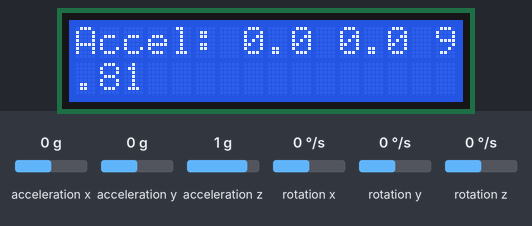
Recording of a program running on a simulated ESP32 board running MicroPython. On the bench: 16×2 character LCD. The test bench sets the inputs (shaded band); at power-on: acceleration x 0 g, acceleration y 0 g, acceleration z 1 g, rotation x 0 °/s, rotation y 0 °/s, rotation z 0 °/s. Library files of the repository ran but are not shown: lcd_api.py, i2c_lcd.py, MPU6050.py.

Above: at 3.5 s.
3.6 s: acceleration x set to -1.4 g
At 15.3 s:
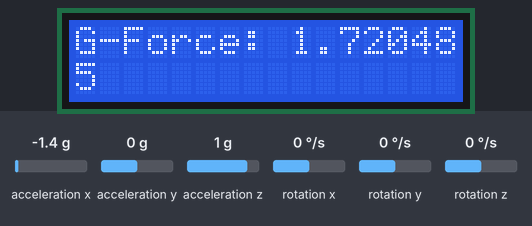
15.6 s: acceleration y set to -1.4 g
At 17.3 s:
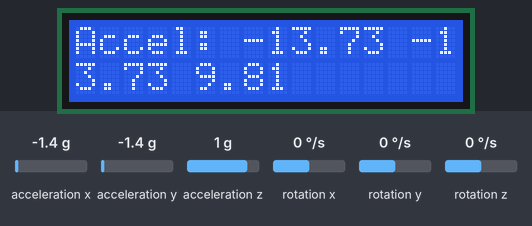
19.0 s: acceleration z set to -1.4 g
At 24.0 s:
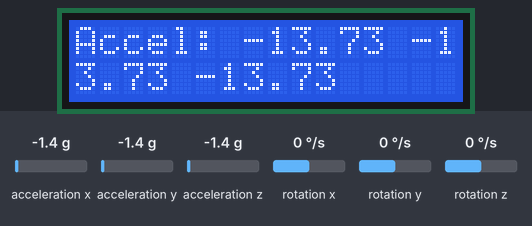
25.1 s: rotation x set to -192 °/s
At 33.5 s:
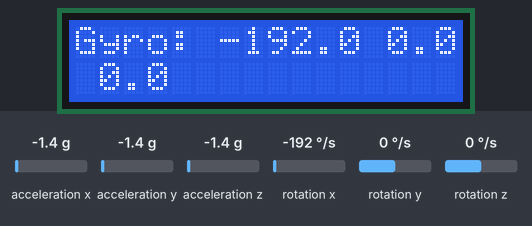
34.5 s: rotation y set to -192 °/s
At 41.1 s:
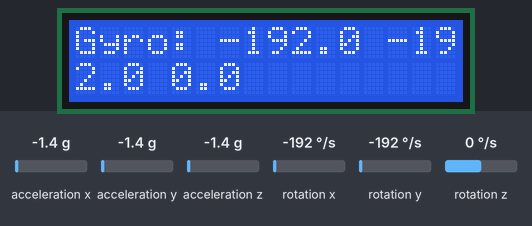
41.6 s: rotation z set to -192 °/s
At 47.9 s:
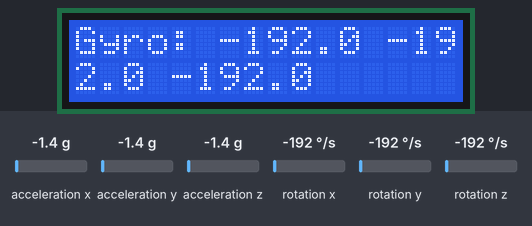
Timing chart, 0 to 49.4 s (numbered marks = the images above; inputs shaded):
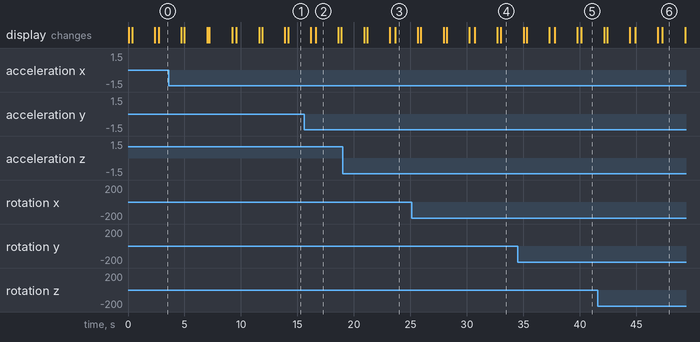

Measured:
- what the display in image 2 shows lasts 2.0 s, from 16.6 s to 18.6 s

The program:

gy511-display.py
```python
#get data from GY511 and display them on display
from machine import Pin, SoftI2C
from time import sleep
from lcd_api import LcdApi
from i2c_lcd import I2cLcd
from MPU6050 import MPU6050


I2C_ADDR = 0x27
totalRows = 2
totalColumns = 16

i2c = SoftI2C(scl=Pin(22), sda=Pin(21), freq=10000)
mpu = MPU6050()
lcd = I2cLcd(i2c, I2C_ADDR, totalRows, totalColumns)

lcd.putstr("Display Acc. data")
sleep(2)
lcd.clear()
while True:
    accel = mpu.read_accel_data() # read the accelerometer [ms^-2]
    aX = accel["x"]
    raX = round(aX, 2)
    aY = accel["y"]
    raY = round(aY, 2)
    aZ = accel["z"]
    raZ = round(aZ, 2)
    # Gyroscope Data
    gyro = mpu.read_gyro_data()   # read the gyro [deg/s]
    gX = gyro["x"]
    rgX = round(gX, 2)
    gY = gyro["y"]
    rgY = round(gY, 2)
    gZ = gyro["z"]
    rgZ = round(gZ, 2)
    # G-Force
    gforce = mpu.read_accel_abs(g=True) # read the absolute acceleration magnitude
    lcd.move_to(0,0)
    lcd.putstr("Accel: " + str(raX) + " " + str(raY) + " " + str(raZ))
    sleep(2)
    lcd.clear()
    lcd.move_to(0,0)
    lcd.putstr("Gyro: " + str(rgX) + " " + str(rgY) + " " + str(rgZ))
    sleep(2)
    lcd.clear()
    lcd.move_to(0,0)
    lcd.putstr("G-Force: " + str(gforce))
    sleep(2)
    lcd.clear()
```
